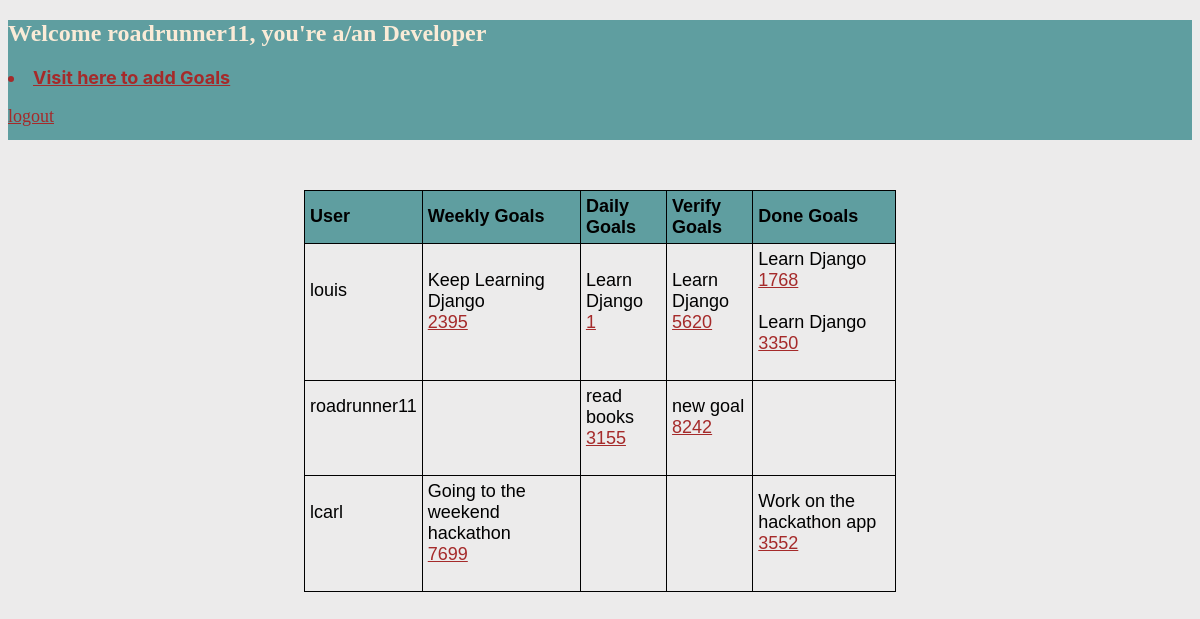
Screenshot of /afordeal88scrumy/home (signed in) with the database file from the repository.
### afordeal88scrumy/models.py (models this page shows, shortened)
class ScrumyGoals(models.Model):
    goal_name = models.CharField(max_length=255)
    goal_id = models.IntegerField(default=30)
    created_by = models.CharField(max_length=30)
    moved_by = models.CharField(max_length=30)
    owner = models.CharField(max_length=30)
    goal_status = models.ForeignKey(
        GoalStatus,
        on_delete = models.PROTECT, null= True)
    user = models.ForeignKey(
        User,
        related_name='user',
        on_delete= models.PROTECT)

### afordeal88scrumy/views.py (the view)
# urls.py: 2. Add a URL to urlpatterns:  path('', views.home, name='home')
@login_required(login_url='accounts/login/')
def home(request):
    goals = ScrumyGoals.objects.filter(goal_name='Keep Learning Django')
    users = User.objects.all()
    weekly = GoalStatus.objects.get(status_name="Weekly Goal")
    weekly = weekly.scrumygoals_set.all()
    daily = GoalStatus.objects.get(status_name="Daily Goal")
    daily = daily.scrumygoals_set.all()
    verify = GoalStatus.objects.get(status_name="Verify Goal")
    verify = verify.scrumygoals_set.all()
    done = GoalStatus.objects.get(status_name="Done Goal")
    done = done.scrumygoals_set.all()
    current_user = request.user
    group = None
    if current_user.username == 'louis':
        group = group
    else:
        group = current_user.groups.all()[0]
    context = {
        'goals':goals,
        'users':users,
        'weekly':weekly,
        'daily':daily,
        'verify':verify,
        'done':done,
        'current_user':current_user,
        'group':group,
    }
    output = ', '.join([goal.goal_name for goal in goals])
    return render(request, "afordeal88scrumy/home.html", context)

### afordeal88scrumy/templates/afordeal88scrumy/home.html (shortened to what this page needs)
<!DOCTYPE html>
<html lang="en">
    <head>
    </head>
    <body>
        <div id = 'head'>
         <h2>Welcome {{current_user}},
            {%if current_user.username == 'louis'%} You are the Super Admin
            {%else%}
            you're a/an {{group}}
            {%endif%}
        </h2>
        <li class="addgoal"><a href="{% url 'add goal' %}"> Visit here to add Goals </a></li><br>
        {% if current_user.is_authenticated %}
            <a class="logt" href="{% url 'logout' %}">logout</a>
        {%endif%}
        </div>
        <div>
            <table>
                <thead class="head">
                    <tr>
                        <th>User</th>
                        <th>Weekly Goals</th>
                        <th>Daily Goals</th>
                        <th>Verify Goals</th>
                        <th>Done Goals</th>
                    </tr>
                </thead>
                <tbody>
                   {%for user in users%}
                    <tr>
                        <td>
                            {{user}}<br><br><br>
                        </td>
                        <td>
                            {%for week in weekly%}
                            {% if user == week.user%}
                            {{week.goal_name}}<br>
                            <a href="{% url 'move goal' week.goal_id %}">{{week.goal_id}} </a><br><br>
                            {%endif%}
                            {%endfor%}
                        </td>
                        <td>
                            {%for day in daily%}
                            {% if user == day.user%}
                            {{day.goal_name}} <br>
                            <a href="{% url 'move goal' day.goal_id %}">{{day.goal_id}} </a><br><br>
                            {%endif%}
                            {%endfor%}
                        </td>
                        <td>
                            {%for ver in verify%}
                            {% if user == ver.user%}
                            {{ver.goal_name}} <br>
                            <a href="{% url 'move goal' ver.goal_id %}">{{ver.goal_id}} </a>  <br> <br>
                            {%endif%}
                            {%endfor%}
                        </td>
                        <td>
                            {%for don in done%}
                            {% if user == don.user%}
                            {{don.goal_name}} <br>
                            <a href="{% url 'move goal' don.goal_id %}">{{don.goal_id}} </a><br><br>
                            {%endif%}
                            {%endfor%}
                        </td>
                    </tr>
                    {%endfor%}
                </tbody>
            </table>
        </div>
    </body>
</html>

### afordeal88scrumy/templates/afordeal88scrumy/home.html (style rules this page uses)
body { background-color: rgb(236, 235, 235); }
table { width: 50%; height: 100px; margin:50px auto; font-size: large; font-family: Verdana, Geneva, Tahoma, sans-serif; }
table, th, td { border: 1px solid black; border-collapse: collapse; }
th, td { padding: 5px; text-align: left; }
thead { background-color: cadetblue; }
li.addgoal { font-size: large; font-family: -apple-system, BlinkMacSystemFont, 'Segoe UI', Roboto, Oxygen, Ubuntu, Cantarell, 'Open Sans', 'Helvetica Neue', sans-serif; font-weight: bold; color: brown; }
div#head { width: 100%; height: 120px; color: antiquewhite; background-color: cadetblue; }
a { color: brown; font-size: large; }

### rows the page displays
ScrumyGoals: goal_name "Keep Learning Django", goal_id "2395"
ScrumyGoals: goal_name "Learn Django", goal_id "1"
ScrumyGoals: goal_name "Learn Django", goal_id "5620"
ScrumyGoals: goal_name "Learn Django", goal_id "1768"
ScrumyGoals: goal_name "Learn Django", goal_id "3350"
ScrumyGoals: goal_name "read books", goal_id "3155"
ScrumyGoals: goal_name "new goal", goal_id "8242"
ScrumyGoals: goal_name "Going to the weekend hackathon", goal_id "7699"
ScrumyGoals: goal_name "Work on the hackathon app", goal_id "3552"

### other values shown
{{ current_user }} "roadrunner11"
{{ group }} "Developer"
{{ user }} "louis"
{{ user }} "roadrunner11"
{{ user }} "lcarl"
